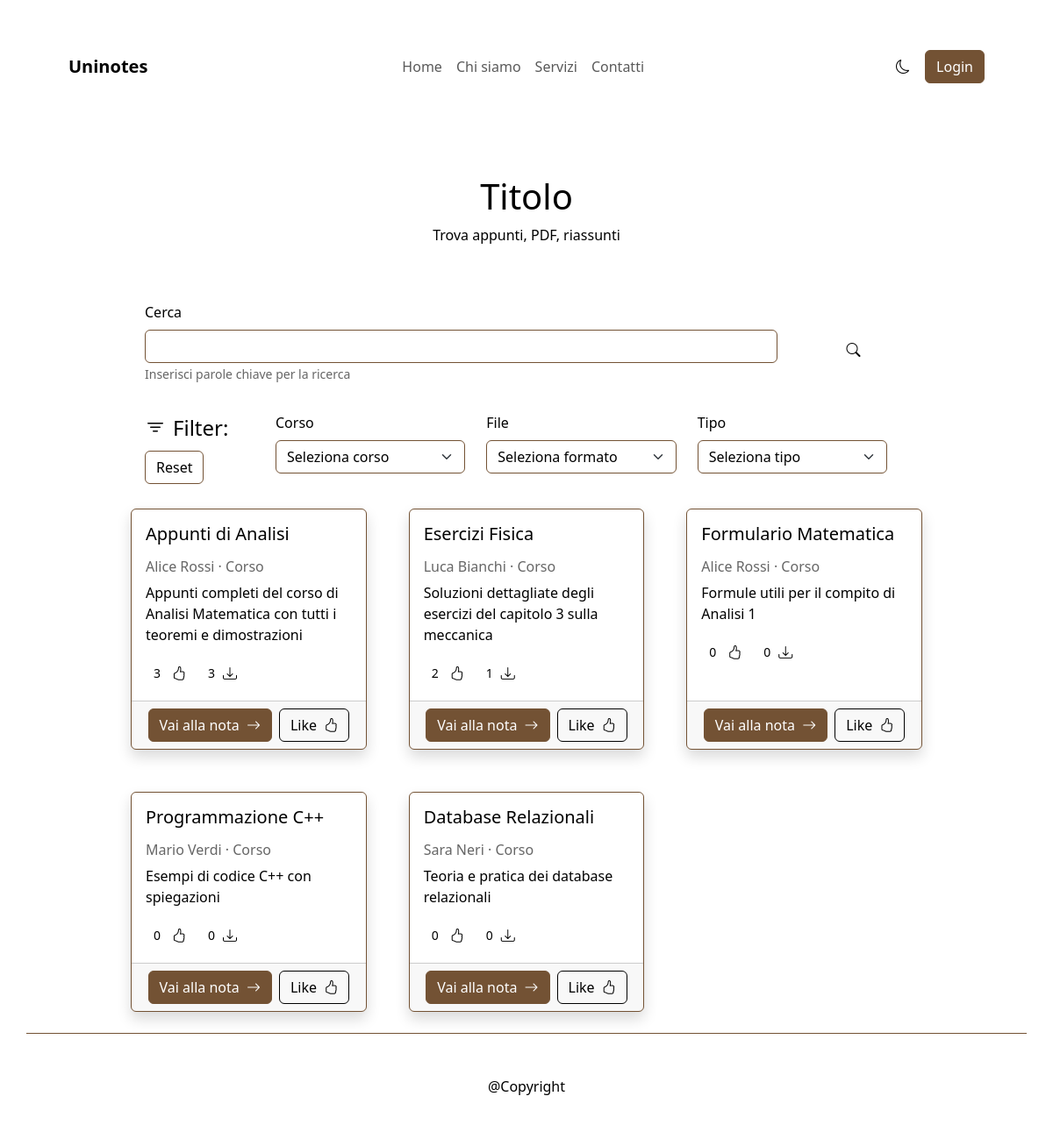
Screenshot of /search with the database file from the repository.
### tables this page shows
CREATE TABLE `NOTE` (
  `id` BIGINT UNSIGNED NOT NULL AUTO_INCREMENT PRIMARY KEY,
  `student_id` BIGINT UNSIGNED NOT NULL,
  `title` VARCHAR(255) NOT NULL,
  `description` VARCHAR(250) DEFAULT NULL,
  `note_type` VARCHAR(100) DEFAULT NULL,
  `format` VARCHAR(50) DEFAULT NULL,
  `university` VARCHAR(191) DEFAULT NULL,
  `visibility` ENUM('public','course','private') NOT NULL DEFAULT 'public',
  `created_at` DATETIME(6) NOT NULL DEFAULT CURRENT_TIMESTAMP(6),
  `updated_at` DATETIME(6) NULL DEFAULT NULL ON UPDATE CURRENT_TIMESTAMP(6),
  `deleted_at` DATETIME(6) DEFAULT NULL,
  INDEX (`student_id`),
  INDEX (`created_at`),
  CONSTRAINT `fk_note_student` FOREIGN KEY (`student_id`) REFERENCES `USER` (`id`) ON DELETE CASCADE ON UPDATE CASCADE
);

CREATE TABLE `USER` (
  `id` BIGINT UNSIGNED NOT NULL AUTO_INCREMENT PRIMARY KEY,
  `name` VARCHAR(191) NOT NULL,
  `email` VARCHAR(191) NOT NULL UNIQUE,
  `password_hash` VARCHAR(255) NOT NULL,
  `university` VARCHAR(191) DEFAULT NULL,
  `role` ENUM('student','admin') NOT NULL DEFAULT 'student',
  `reputation` INT NOT NULL DEFAULT 0,
  `created_at` DATETIME(6) NOT NULL DEFAULT CURRENT_TIMESTAMP(6)
);

### App/View/Components/Cards/noteCard.php (the view, shortened to what the rows shown need)
<?php
$card = $card ?? [];
$titolo = $card['title'] ?? 'Titolo';
$autore = $card['author'] ?? 'Autore';
$corso = $card['corso'] ?? 'Corso';
$desc = $card['desc'] ?? ($card['description'] ?? 'Descrizione non disponibile');
$likes = $card['likes'] ?? 0;
$downloads = $card['downloads'] ?? 0;
$buttonsEnabled = $card['buttonsEnabled'] ?? [];
$buttons = $card['buttons'] ?? [];
?>
<div class="card shadow border-primary h-100">
    <div class="card-body">
        <div class="d-flex align-items-center justify-content-between">
            <h5 class="card-title"><?= htmlspecialchars($titolo) ?></h5>
        </div>
        <h6 class="card-subtitle my-2 text-muted">
            <?= htmlspecialchars($autore) ?> &middot; <?= htmlspecialchars($corso) ?>
        </h6>
        <p class="card-text"><?= htmlspecialchars($desc) ?></p>
        <div class="d-flex justify-content-start gap-3 mt-2" aria-label="Statistiche della nota">
            <div class="d-flex align-items-center">
                <span class="btn btn-sm" aria-label="<?= $likes ?> mi piace"><?= htmlspecialchars($likes) ?></span>
                <i class="bi bi-hand-thumbs-up fw-bold ms-1" aria-hidden="true"></i>
            </div>
            <div class="d-flex align-items-center">
                <span class="btn btn-sm"
                    aria-label="<?= $downloads ?> download"><?= htmlspecialchars($downloads) ?></span>
                <i class="bi bi-download" aria-hidden="true"></i>
            </div>
        </div>
    </div>
    <?php if (!empty($buttonsEnabled) && !empty($buttons)): ?>
        <footer class="card-footer d-flex justify-content-center gap-2">
            <?php foreach ($buttons as $index => $btn): ?>
                <?php if ($buttonsEnabled[$index] ?? false): ?>
                    <a href="<?= htmlspecialchars($btn['link'] ?? '#') ?>"
                        class="btn <?= htmlspecialchars($btn['class'] ?? 'btn-primary') ?>"
                        aria-label="<?= trim($btn['text'] ?? '') !== '' ? htmlspecialchars($btn['text']) : htmlspecialchars($btn['icon-class'] ?? 'Azione') ?>">
                        <?php if (trim($btn['text'] ?? '') !== ''): ?>
                            <?= htmlspecialchars($btn['text']) ?>
                        <?php endif ?>
                        <?php if (!empty($btn['icon'])): ?>
                            <i class="bi <?= htmlspecialchars($btn["icon-class"]) ?> fw-bold ms-1" aria-hidden="true"></i>
                        <?php endif ?>
                    </a>
                <?php endif; ?>
            <?php endforeach; ?>
        </footer>
    <?php endif; ?>
</div>

### App/View/Components/Layout/Grid/cardGrid.php (shortened to what the rows shown need)
<?php
$cards = $cards ?? [];
$columnsTablet = $columnsTablet ?? 2;
$columnsDesktop = $columnsDesktop ?? 3;
$component = $component ?? "";
?>
<section class="container-fluid py-4">
    <div class="row g-3 g-md-5">
        <?php foreach ($cards as $card): ?>
            <div class="col-12 col-md-<?= 12 / $columnsTablet ?> col-lg-<?= 12 / $columnsDesktop ?>">
                <?= \App\View\View::getComponent( $component, ["card" => $card]) ?>
            </div>
        <?php endforeach; ?>
    </div>
</section>

### Core/Routing/Router.php (shortened to what the rows shown need)
<?php
class Router
{
    private array $routes = [];
    public function add(string $method, string $url, $handler) : void{
        $this->routes[] = compact('method', 'url', 'handler');
    }
    public function resolve() : mixed{
        $method = $_SERVER['REQUEST_METHOD'];
        $path = parse_url($_SERVER['REQUEST_URI'], PHP_URL_PATH);
        foreach ($this->routes as $route) {
            [$routeMethod, $url, $handler] = [$route['method'], $route['url'], $route['handler']];
            $pattern = preg_replace('#\{[^\}]+\}#', '([^/]+)', $url);
            $regex = "#^" . $pattern . "$#";
            if (preg_match($regex, $path, $matches)) {
                array_shift($matches);
                if (is_string($handler) && str_contains($handler, '@')) {
                    [$controller, $method] = explode('@', $handler);
                    $obj = new $controllerClass;
                    return call_user_func_array([$obj, $method], $matches);
                }
                throw new Exception("Handler non valido");
            }
        }
        return false;
    }
}

### rows the page displays
note: title "Appunti di Analisi", student.name "Alice Rossi", corso "Corso", description "Appunti completi del corso di Analisi Matematica con tutti i teoremi e dimostrazioni", likes "3", downloads "3", text "Vai alla nota", text "Like"
note: title "Esercizi Fisica", student.name "Luca Bianchi", corso "Corso", description "Soluzioni dettagliate degli esercizi del capitolo 3 sulla meccanica", likes "2", downloads "1", text "Vai alla nota", text "Like"
note: title "Formulario Matematica", student.name "Alice Rossi", corso "Corso", description "Formule utili per il compito di Analisi 1", likes "0", downloads "0", text "Vai alla nota", text "Like"
note: title "Programmazione C++", student.name "Mario Verdi", corso "Corso", description "Esempi di codice C++ con spiegazioni", likes "0", downloads "0", text "Vai alla nota", text "Like"
note: title "Database Relazionali", student.name "Sara Neri", corso "Corso", description "Teoria e pratica dei database relazionali", likes "0", downloads "0", text "Vai alla nota", text "Like"

### other values shown
$title "Titolo"
